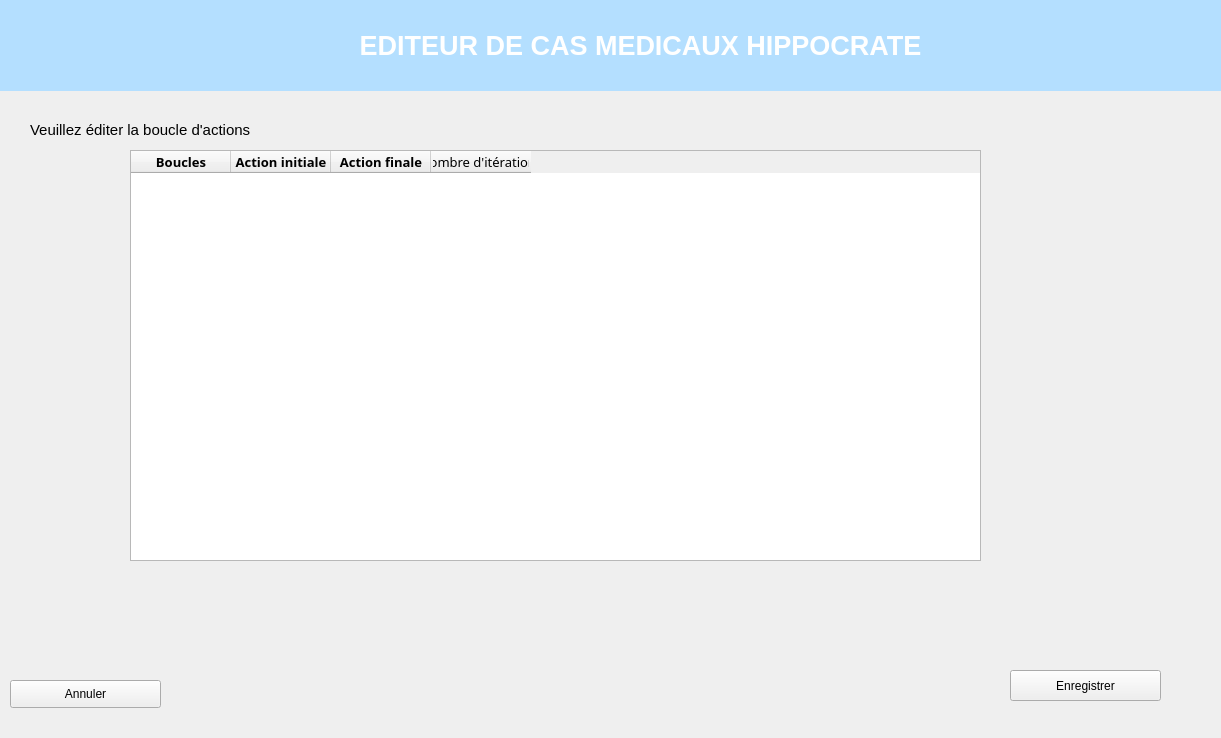
<?xml version="1.0" encoding="UTF-8"?>
<ui version="4.0">
 <class>Form</class>
 <widget class="QWidget" name="Form">
  <property name="geometry">
   <rect>
    <x>0</x>
    <y>0</y>
    <width>1221</width>
    <height>738</height>
   </rect>
  </property>
  <property name="windowTitle">
   <string>Form</string>
  </property>
  <property name="styleSheet">
   <string notr="true"/>
  </property>
  <widget class="QPushButton" name="pushButton">
   <property name="geometry">
    <rect>
     <x>10</x>
     <y>680</y>
     <width>151</width>
     <height>28</height>
    </rect>
   </property>
   <property name="text">
    <string>Annuler</string>
   </property>
  </widget>
  <widget class="QPushButton" name="pushButton_2">
   <property name="geometry">
    <rect>
     <x>1010</x>
     <y>670</y>
     <width>151</width>
     <height>31</height>
    </rect>
   </property>
   <property name="text">
    <string>Enregistrer</string>
   </property>
  </widget>
  <widget class="QLabel" name="label_8">
   <property name="geometry">
    <rect>
     <x>0</x>
     <y>0</y>
     <width>1281</width>
     <height>91</height>
    </rect>
   </property>
   <property name="styleSheet">
    <string notr="true">background-color :rgb(180, 223, 255)</string>
   </property>
   <property name="text">
    <string>&lt;html&gt;&lt;head/&gt;&lt;body&gt;&lt;p align=&quot;center&quot;&gt;&lt;span style=&quot; font-size:20pt; font-weight:600; color:#ffffff;&quot;&gt;EDITEUR DE CAS MEDICAUX HIPPOCRATE&lt;/span&gt;&lt;/p&gt;&lt;/body&gt;&lt;/html&gt;</string>
   </property>
  </widget>
  <widget class="QLabel" name="label">
   <property name="geometry">
    <rect>
     <x>30</x>
     <y>110</y>
     <width>321</width>
     <height>41</height>
    </rect>
   </property>
   <property name="text">
    <string>&lt;html&gt;&lt;head/&gt;&lt;body&gt;&lt;p&gt;&lt;span style=&quot; font-size:11pt;&quot;&gt;Veuillez éditer la boucle d'actions&lt;/span&gt;&lt;/p&gt;&lt;/body&gt;&lt;/html&gt;</string>
   </property>
  </widget>
  <widget class="QTableWidget" name="tableWidget">
   <property name="geometry">
    <rect>
     <x>130</x>
     <y>150</y>
     <width>851</width>
     <height>411</height>
    </rect>
   </property>
   <column>
    <property name="text">
     <string>Boucles</string>
    </property>
    <property name="font">
     <font>
      <family>Poppins SemiBold</family>
      <pointsize>10</pointsize>
      <weight>75</weight>
      <bold>true</bold>
     </font>
    </property>
   </column>
   <column>
    <property name="text">
     <string>Action initiale</string>
    </property>
    <property name="font">
     <font>
      <family>Poppins SemiBold</family>
      <pointsize>10</pointsize>
      <weight>75</weight>
      <bold>true</bold>
     </font>
    </property>
   </column>
   <column>
    <property name="text">
     <string>Action finale</string>
    </property>
    <property name="font">
     <font>
      <family>Poppins SemiBold</family>
      <pointsize>10</pointsize>
      <weight>75</weight>
      <bold>true</bold>
     </font>
    </property>
   </column>
   <column>
    <property name="text">
     <string>Nombre d'itérations</string>
    </property>
    <property name="font">
     <font>
      <family>Poppins SemiBold</family>
      <pointsize>10</pointsize>
     </font>
    </property>
   </column>
  </widget>
 </widget>
 <resources/>
 <connections/>
</ui>
